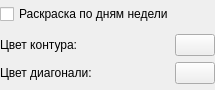
<?xml version="1.0" encoding="UTF-8"?>
<ui version="4.0">
 <class>DK4SettingsForm</class>
 <widget class="QWidget" name="DK4SettingsForm">
  <property name="geometry">
   <rect>
    <x>0</x>
    <y>0</y>
    <width>215</width>
    <height>90</height>
   </rect>
  </property>
  <property name="windowTitle">
   <string>Form</string>
  </property>
  <layout class="QVBoxLayout" name="verticalLayout">
   <property name="margin">
    <number>0</number>
   </property>
   <item>
    <widget class="QCheckBox" name="mAltColorCheckBox">
     <property name="text">
      <string>Раскраска по дням недели</string>
     </property>
    </widget>
   </item>
   <item>
    <layout class="QGridLayout" name="gridLayout">
     <item row="0" column="0">
      <widget class="QLabel" name="label_3">
       <property name="sizePolicy">
        <sizepolicy hsizetype="Expanding" vsizetype="Preferred">
         <horstretch>0</horstretch>
         <verstretch>0</verstretch>
        </sizepolicy>
       </property>
       <property name="text">
        <string>Цвет контура:</string>
       </property>
      </widget>
     </item>
     <item row="0" column="1">
      <widget class="SAColorButton" name="mDK4ConturBackgroundPushButton">
       <property name="sizePolicy">
        <sizepolicy hsizetype="Preferred" vsizetype="Fixed">
         <horstretch>0</horstretch>
         <verstretch>0</verstretch>
        </sizepolicy>
       </property>
       <property name="text">
        <string/>
       </property>
      </widget>
     </item>
     <item row="1" column="0">
      <widget class="QLabel" name="label_4">
       <property name="sizePolicy">
        <sizepolicy hsizetype="Expanding" vsizetype="Preferred">
         <horstretch>0</horstretch>
         <verstretch>0</verstretch>
        </sizepolicy>
       </property>
       <property name="text">
        <string>Цвет диагонали:</string>
       </property>
      </widget>
     </item>
     <item row="1" column="1">
      <widget class="SAColorButton" name="mDK4DiagonalColorPushButton">
       <property name="sizePolicy">
        <sizepolicy hsizetype="Preferred" vsizetype="Fixed">
         <horstretch>0</horstretch>
         <verstretch>0</verstretch>
        </sizepolicy>
       </property>
       <property name="text">
        <string/>
       </property>
      </widget>
     </item>
    </layout>
   </item>
  </layout>
 </widget>
 <customwidgets>
  <customwidget>
   <class>SAColorButton</class>
   <extends>QPushButton</extends>
   <header location="global">sacolorbutton.h</header>
  </customwidget>
 </customwidgets>
 <resources/>
 <connections/>
</ui>
